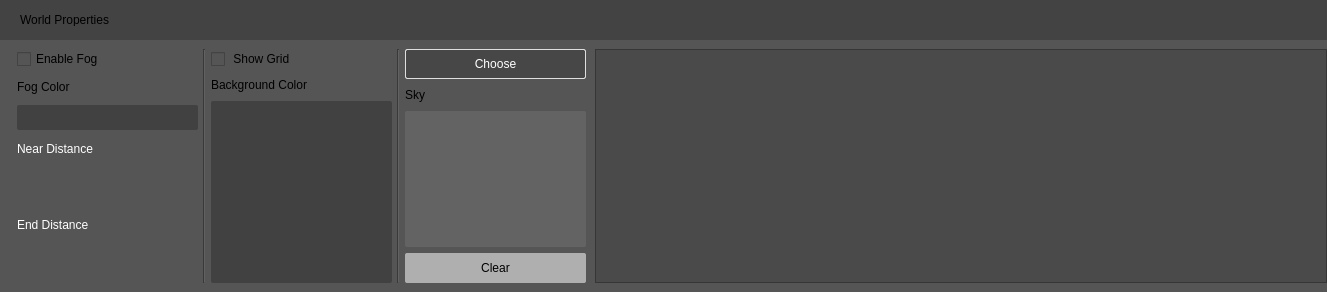
<?xml version="1.0" encoding="UTF-8"?>
<ui version="4.0">
 <class>WorldLayerWidget</class>
 <widget class="QWidget" name="WorldLayerWidget">
  <property name="geometry">
   <rect>
    <x>0</x>
    <y>0</y>
    <width>1327</width>
    <height>292</height>
   </rect>
  </property>
  <property name="sizePolicy">
   <sizepolicy hsizetype="Preferred" vsizetype="Preferred">
    <horstretch>0</horstretch>
    <verstretch>0</verstretch>
   </sizepolicy>
  </property>
  <property name="minimumSize">
   <size>
    <width>0</width>
    <height>0</height>
   </size>
  </property>
  <property name="windowTitle">
   <string>Form</string>
  </property>
  <layout class="QVBoxLayout" name="verticalLayout_4">
   <property name="spacing">
    <number>0</number>
   </property>
   <property name="leftMargin">
    <number>0</number>
   </property>
   <property name="topMargin">
    <number>0</number>
   </property>
   <property name="rightMargin">
    <number>0</number>
   </property>
   <property name="bottomMargin">
    <number>0</number>
   </property>
   <item>
    <widget class="QWidget" name="diffuselayout_5" native="true">
     <property name="sizePolicy">
      <sizepolicy hsizetype="Preferred" vsizetype="Fixed">
       <horstretch>0</horstretch>
       <verstretch>0</verstretch>
      </sizepolicy>
     </property>
     <property name="minimumSize">
      <size>
       <width>0</width>
       <height>40</height>
      </size>
     </property>
     <property name="maximumSize">
      <size>
       <width>16777215</width>
       <height>40</height>
      </size>
     </property>
     <property name="styleSheet">
      <string notr="true">background-color: rgb(67, 67, 67);</string>
     </property>
     <widget class="QWidget" name="diffuselayout_6" native="true">
      <property name="geometry">
       <rect>
        <x>360</x>
        <y>210</y>
        <width>701</width>
        <height>251</height>
       </rect>
      </property>
      <property name="styleSheet">
       <string notr="true">
background-color: rgb(85, 85, 85);
</string>
      </property>
     </widget>
     <widget class="QLabel" name="label_3">
      <property name="geometry">
       <rect>
        <x>20</x>
        <y>13</y>
        <width>1327</width>
        <height>13</height>
       </rect>
      </property>
      <property name="text">
       <string>World Properties</string>
      </property>
     </widget>
    </widget>
   </item>
   <item alignment="Qt::AlignLeft">
    <widget class="QWidget" name="diffuselayout_3" native="true">
     <property name="minimumSize">
      <size>
       <width>1327</width>
       <height>0</height>
      </size>
     </property>
     <property name="styleSheet">
      <string notr="true">
background-color: rgb(85, 85, 85);
</string>
     </property>
     <layout class="QHBoxLayout" name="horizontalLayout">
      <property name="spacing">
       <number>3</number>
      </property>
      <property name="leftMargin">
       <number>12</number>
      </property>
      <property name="topMargin">
       <number>9</number>
      </property>
      <property name="rightMargin">
       <number>0</number>
      </property>
      <item>
       <widget class="QWidget" name="widget_4" native="true">
        <property name="sizePolicy">
         <sizepolicy hsizetype="Fixed" vsizetype="Preferred">
          <horstretch>0</horstretch>
          <verstretch>0</verstretch>
         </sizepolicy>
        </property>
        <property name="minimumSize">
         <size>
          <width>580</width>
          <height>0</height>
         </size>
        </property>
        <layout class="QHBoxLayout" name="horizontalLayout_2">
         <property name="spacing">
          <number>0</number>
         </property>
         <property name="leftMargin">
          <number>0</number>
         </property>
         <property name="topMargin">
          <number>0</number>
         </property>
         <property name="rightMargin">
          <number>0</number>
         </property>
         <property name="bottomMargin">
          <number>0</number>
         </property>
         <item>
          <widget class="QWidget" name="widget" native="true">
           <property name="sizePolicy">
            <sizepolicy hsizetype="Fixed" vsizetype="Preferred">
             <horstretch>0</horstretch>
             <verstretch>0</verstretch>
            </sizepolicy>
           </property>
           <property name="minimumSize">
            <size>
             <width>181</width>
             <height>0</height>
            </size>
           </property>
           <property name="maximumSize">
            <size>
             <width>181</width>
             <height>16777215</height>
            </size>
           </property>
           <layout class="QVBoxLayout" name="verticalLayout">
            <property name="spacing">
             <number>0</number>
            </property>
            <property name="leftMargin">
             <number>0</number>
            </property>
            <property name="topMargin">
             <number>0</number>
            </property>
            <property name="rightMargin">
             <number>0</number>
            </property>
            <property name="bottomMargin">
             <number>0</number>
            </property>
            <item>
             <widget class="QCheckBox" name="fogEnabled">
              <property name="text">
               <string>Enable Fog</string>
              </property>
             </widget>
            </item>
            <item>
             <widget class="QLabel" name="label_4">
              <property name="text">
               <string>Fog Color</string>
              </property>
             </widget>
            </item>
            <item>
             <widget class="ColorPickerWidget" name="fogColorPicker" native="true">
              <property name="minimumSize">
               <size>
                <width>0</width>
                <height>25</height>
               </size>
              </property>
              <property name="maximumSize">
               <size>
                <width>16777215</width>
                <height>25</height>
               </size>
              </property>
              <property name="cursor">
               <cursorShape>PointingHandCursor</cursorShape>
              </property>
              <property name="styleSheet">
               <string notr="true">background-color: rgb(65, 65, 65);
border-radius:2px;</string>
              </property>
             </widget>
            </item>
            <item>
             <widget class="QLabel" name="label_9">
              <property name="styleSheet">
               <string notr="true">color: rgb(255, 255, 255);</string>
              </property>
              <property name="text">
               <string>Near Distance</string>
              </property>
             </widget>
            </item>
            <item>
             <widget class="LCDSlider" name="fogStart" native="true">
              <property name="sizePolicy">
               <sizepolicy hsizetype="Preferred" vsizetype="Fixed">
                <horstretch>0</horstretch>
                <verstretch>0</verstretch>
               </sizepolicy>
              </property>
              <property name="minimumSize">
               <size>
                <width>0</width>
                <height>40</height>
               </size>
              </property>
              <property name="maximumSize">
               <size>
                <width>16777215</width>
                <height>40</height>
               </size>
              </property>
             </widget>
            </item>
            <item>
             <widget class="QLabel" name="label_10">
              <property name="styleSheet">
               <string notr="true">color: rgb(255, 255, 255);</string>
              </property>
              <property name="text">
               <string>End Distance</string>
              </property>
             </widget>
            </item>
            <item>
             <widget class="LCDSlider" name="fogEnd" native="true">
              <property name="sizePolicy">
               <sizepolicy hsizetype="Preferred" vsizetype="Fixed">
                <horstretch>0</horstretch>
                <verstretch>0</verstretch>
               </sizepolicy>
              </property>
              <property name="minimumSize">
               <size>
                <width>0</width>
                <height>40</height>
               </size>
              </property>
              <property name="maximumSize">
               <size>
                <width>16777215</width>
                <height>40</height>
               </size>
              </property>
             </widget>
            </item>
           </layout>
          </widget>
         </item>
         <item>
          <widget class="Line" name="line_2">
           <property name="orientation">
            <enum>Qt::Vertical</enum>
           </property>
          </widget>
         </item>
         <item>
          <widget class="QWidget" name="widget_2" native="true">
           <property name="sizePolicy">
            <sizepolicy hsizetype="Fixed" vsizetype="Preferred">
             <horstretch>0</horstretch>
             <verstretch>0</verstretch>
            </sizepolicy>
           </property>
           <property name="minimumSize">
            <size>
             <width>181</width>
             <height>0</height>
            </size>
           </property>
           <property name="maximumSize">
            <size>
             <width>181</width>
             <height>16777215</height>
            </size>
           </property>
           <layout class="QVBoxLayout" name="verticalLayout_2">
            <property name="spacing">
             <number>6</number>
            </property>
            <property name="leftMargin">
             <number>0</number>
            </property>
            <property name="topMargin">
             <number>0</number>
            </property>
            <property name="rightMargin">
             <number>0</number>
            </property>
            <property name="bottomMargin">
             <number>0</number>
            </property>
            <item>
             <widget class="QCheckBox" name="gridCheck">
              <property name="text">
               <string> Show Grid</string>
              </property>
             </widget>
            </item>
            <item>
             <widget class="QLabel" name="label">
              <property name="maximumSize">
               <size>
                <width>16777215</width>
                <height>20</height>
               </size>
              </property>
              <property name="text">
               <string>Background Color</string>
              </property>
             </widget>
            </item>
            <item>
             <widget class="ColorPickerWidget" name="skyBg_2" native="true">
              <property name="maximumSize">
               <size>
                <width>16777215</width>
                <height>16777215</height>
               </size>
              </property>
              <property name="cursor">
               <cursorShape>PointingHandCursor</cursorShape>
              </property>
              <property name="styleSheet">
               <string notr="true">background-color: rgb(65, 65, 65);
border-radius:2px;</string>
              </property>
             </widget>
            </item>
           </layout>
          </widget>
         </item>
         <item>
          <widget class="Line" name="line">
           <property name="orientation">
            <enum>Qt::Vertical</enum>
           </property>
          </widget>
         </item>
         <item>
          <widget class="QWidget" name="widget_3" native="true">
           <property name="sizePolicy">
            <sizepolicy hsizetype="Fixed" vsizetype="Preferred">
             <horstretch>0</horstretch>
             <verstretch>0</verstretch>
            </sizepolicy>
           </property>
           <property name="minimumSize">
            <size>
             <width>181</width>
             <height>0</height>
            </size>
           </property>
           <property name="maximumSize">
            <size>
             <width>181</width>
             <height>16777215</height>
            </size>
           </property>
           <layout class="QVBoxLayout" name="verticalLayout_3">
            <property name="leftMargin">
             <number>0</number>
            </property>
            <property name="topMargin">
             <number>0</number>
            </property>
            <property name="rightMargin">
             <number>0</number>
            </property>
            <property name="bottomMargin">
             <number>0</number>
            </property>
            <item>
             <widget class="QPushButton" name="chooseSkyButton">
              <property name="minimumSize">
               <size>
                <width>0</width>
                <height>30</height>
               </size>
              </property>
              <property name="maximumSize">
               <size>
                <width>16777215</width>
                <height>30</height>
               </size>
              </property>
              <property name="styleSheet">
               <string notr="true">QPushButton
{
background-color: rgb(71, 71, 71);
border-radius:2px;
border: 1px solid  rgb(223, 223, 223);
color: rgb(255, 255, 255);
}
QPushButton:hover
{
background-color: rgb(223, 223, 223);
border: 2px solid  rgb(223, 223, 223);
color: rgb(115, 115, 115);
}
</string>
              </property>
              <property name="text">
               <string>Choose</string>
              </property>
             </widget>
            </item>
            <item>
             <widget class="QLabel" name="label_2">
              <property name="maximumSize">
               <size>
                <width>16777215</width>
                <height>20</height>
               </size>
              </property>
              <property name="text">
               <string>Sky</string>
              </property>
             </widget>
            </item>
            <item>
             <widget class="QLabel" name="skyLabel">
              <property name="styleSheet">
               <string notr="true">background-color: rgb(99, 99, 99);
border-radius:2px;</string>
              </property>
              <property name="text">
               <string/>
              </property>
             </widget>
            </item>
            <item>
             <widget class="QPushButton" name="clearSkyButton">
              <property name="sizePolicy">
               <sizepolicy hsizetype="Minimum" vsizetype="Fixed">
                <horstretch>0</horstretch>
                <verstretch>30</verstretch>
               </sizepolicy>
              </property>
              <property name="minimumSize">
               <size>
                <width>0</width>
                <height>30</height>
               </size>
              </property>
              <property name="styleSheet">
               <string notr="true">QPushButton
{
background-color: rgb(175, 175, 175);
border-style: inset;
border-radius: 2px;
text-decoration: none;
color: rgb(0, 0, 0);
}
QPushButton:hover
{
background-color: rgb(235, 235, 235);
border-style: inset;
}
</string>
              </property>
              <property name="text">
               <string>Clear</string>
              </property>
             </widget>
            </item>
           </layout>
          </widget>
         </item>
        </layout>
       </widget>
      </item>
      <item>
       <widget class="QListWidget" name="skyList">
        <property name="sizePolicy">
         <sizepolicy hsizetype="Expanding" vsizetype="Preferred">
          <horstretch>0</horstretch>
          <verstretch>0</verstretch>
         </sizepolicy>
        </property>
        <property name="minimumSize">
         <size>
          <width>550</width>
          <height>181</height>
         </size>
        </property>
        <property name="maximumSize">
         <size>
          <width>900</width>
          <height>16777215</height>
         </size>
        </property>
        <property name="styleSheet">
         <string notr="true">QListWidget#skyList {
border: 1px solid rgb(54, 54, 54);
background-color: rgb(74, 74, 74);
}
/*--------------------  list view scrollbar style  ------------------------------*/

 QScrollBar:vertical {
	 background-color: rgb(180, 180, 180);
     width: 15px;
     margin: 22px 0 22px 0;
 }

 QScrollBar::handle:vertical {
	background-color: rgb(97, 97, 97);
     min-height: 20px;
	 border-radius: 5px;
	 margin-left: 2px;
	 margin-right: 2px;
 }

 QScrollBar::handle:vertical:hover {
	background-color: rgb(110, 110, 110);
     min-height: 20px;
	 border-radius: 5px;
	 margin-left: 2px;
	 margin-right: 2px;
 }

 QScrollBar::add-line:vertical { 
	 background-color: rgb(180, 180, 180);
     height: 30px;
     subcontrol-position: bottom;
     subcontrol-origin: margin;
 }

 QScrollBar::sub-line:vertical { 
	 background-color: rgb(180, 180, 180);
     height: 30px;
     subcontrol-position: top;
     subcontrol-origin: margin;
 }

 QScrollBar::add-page:vertical, QScrollBar::sub-page:vertical {
     background: none;
 }

QScrollBar::up-arrow:vertical
{
    image: url(:/icons/up-arrow.svg);
}
QScrollBar::up-arrow:vertical:hover
{
	background-color: rgb(162, 162, 162);
    image: url(:/icons/up-arrow.svg);
}

QScrollBar::down-arrow:vertical
{
    image: url(:/icons/down-arrow.svg);
}

QScrollBar::down-arrow:vertical:hover
{
	background-color: rgb(162, 162, 162);
    image: url(:/icons/down-arrow.svg);
}</string>
        </property>
       </widget>
      </item>
     </layout>
    </widget>
   </item>
  </layout>
 </widget>
 <customwidgets>
  <customwidget>
   <class>ColorPickerWidget</class>
   <extends>QWidget</extends>
   <header>src/widgets/colorpickerwidget.h</header>
   <container>1</container>
  </customwidget>
  <customwidget>
   <class>LCDSlider</class>
   <extends>QWidget</extends>
   <header>src/widgets/lcdslider.h</header>
   <container>1</container>
  </customwidget>
 </customwidgets>
 <resources/>
 <connections/>
</ui>
